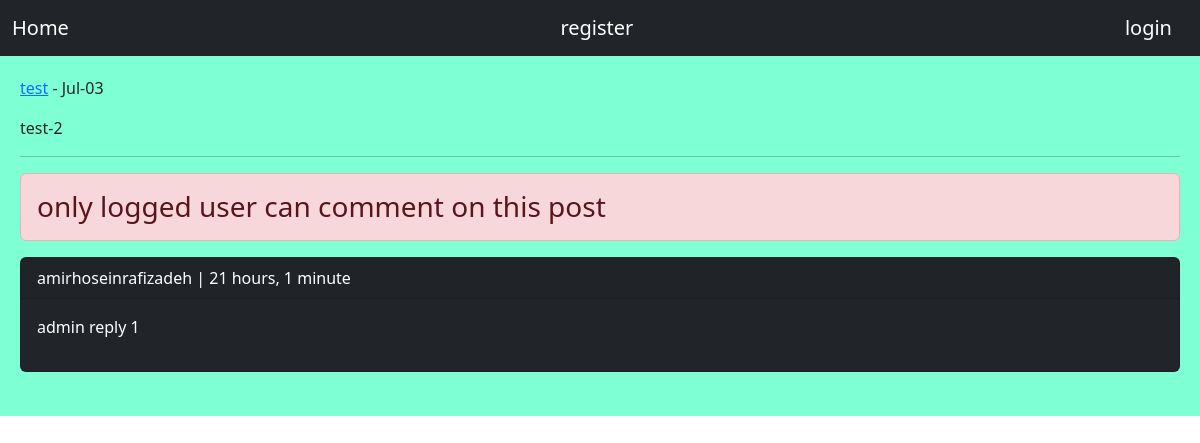
Before: /post/16/test-2/ with the older database file.
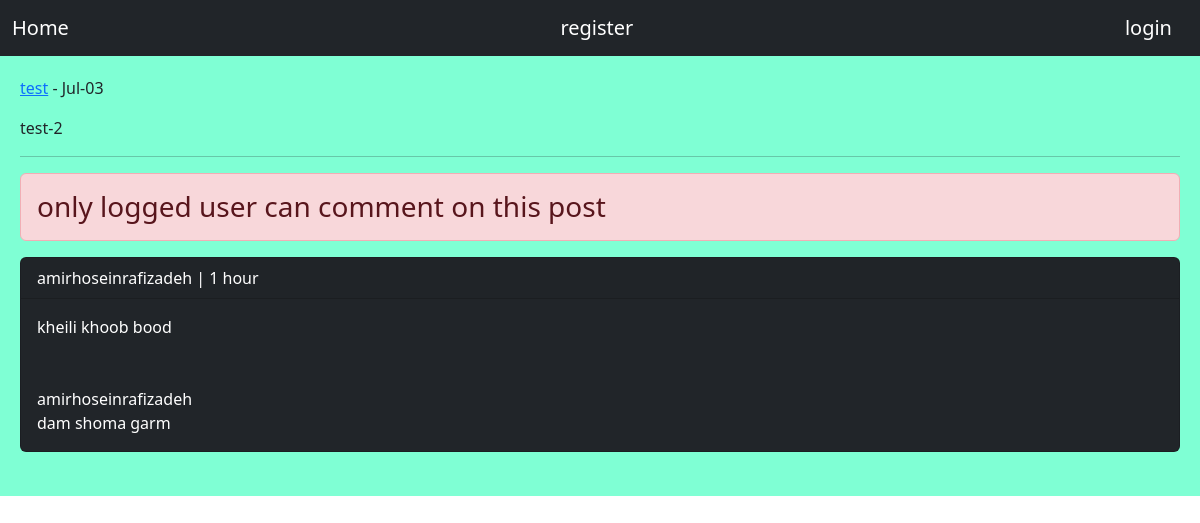
After: the same page with the newer database file.
### home/models.py (models this page shows, shortened)
class Posts(models.Model):
    user = models.ForeignKey(User, on_delete=models.CASCADE, related_name='posts')
    body = models.TextField()
    slug = models.SlugField()
    created = models.DateTimeField(auto_now_add=True)
    updated = models.DateTimeField(auto_now=True)
    class Meta:
        ordering = ['-created']

class comments(models.Model):
    user = models.ForeignKey(User, on_delete=models.CASCADE, related_name='user_comments')
    post = models.ForeignKey(Posts, on_delete=models.CASCADE, related_name='post_comments')
    reply = models.ForeignKey('self', on_delete=models.CASCADE, related_name='reply_comments', null=True, blank=True)
    is_reply = models.BooleanField(default=False)
    body = models.TextField(max_length=100)
    created = models.DateTimeField(auto_now_add=True)

### home/views.py (the view, shortened to what this page needs)
# urls.py: path('post/<int:post_id>/<slug:post_slug>/', views.PostDetailView.as_view(), name='post_detail'),
class PostDetailView(View):
    form_class = CommentCreateForm
    form_class_reply = CommentReplyForm
    def setup(self, request, *args, **kwargs):
        self.post_instance = get_object_or_404(Posts, pk=kwargs['post_id'], slug=kwargs['post_slug'])
        return super().setup(request, *args, **kwargs)
    def get(self, request, *args, **kwargs):
        comments = self.post_instance.post_comments.filter(is_reply=False)
        return render(request, 'home/detail.html', {'post': self.post_instance, 'comments': comments, 'form':self.form_class, 'reply_form':self.form_class_reply})

### home/templates/home/detail.html (shortened to what this page needs)
{%extends 'base.html'%}
{%block content%}
<p><a href="{% url 'account:user_profile' post.user.id %}">{{ post.user.username }}</a> - {{ post.updated|date:"M-d" }}</p>
<p>{{ post.body }}</p><hr>
{% if request.user.is_authenticated %}
<form action="" method="post">
    {% csrf_token %}
    {{form.as_p}}
    <input type="submit" value="SEND">
</form><br>
{% else %}
<h3 class="alert alert-danger">only logged user can comment on this post</h3>
{% endif %}
{% for comment in comments %}
    <div class="card bg-dark text-white">
        <p class="card-header">{{comment.user}} | {{comment.created|timesince}}</p>
        <p class="card-body">{{comment.body}}</p>
        {% with replies=comment.reply_comments.all %}
        {% for reply in replies %}
            <p class="br-info p-2 m-2 ">{{ reply.user }}<br>{{ reply.body }}</p>
        {% endfor %}
        {% endwith %}
    </div><br>
{% empty %}
<p class="card bg-dark text-white">No comments</p>
{% endfor %}
{%endblock%}

### templates/base.html (shortened to what this page needs)
<!DOCTYPE html>
<html lang="en">
<head>
    <link href="https://cdn.jsdelivr.net/npm/bootstrap@5.3.7/dist/css/bootstrap.min.css" rel="stylesheet">
</head>
<body>
    {%include 'include/navbar.html'%}
    <div class="amir">
    {%block content%}{%endblock%}
    </div>
</body>
</html>

### templates/include/navbar.html
<nav class="navbar navbar-expand-lg navbar-dark bg-dark">
    <div class="container-fluid">
        <a class="navbar-brand" active href="{%url 'home:home'%}">Home</a>
        {% if request.user.is_authenticated %}
        <a class="navbar-brand" active href="{%url 'account:user_logout'%}">logout</a>
        <a class="navbar-brand" active href="{%url 'account:user_profile' request.user.id%}">profile</a>
        {% else %}
        <a class="navbar-brand" active href="{%url 'account:user_register'%}">register</a>
        <a class="navbar-brand" active href="{%url 'account:user_login'%}">login</a>
        {% endif %}
    </div>
</nav>

### templates/base.html (style rules this page uses)
.amir { padding: 20px; margin-bottom: 20px; background-color: aquamarine; }

Changed rows visible on the page:
removed comments: user "amirhoseinrafizadeh", created "21 hours, 1 minute", body "admin reply 1", shown under "only logged user can comment on this post"
added comments: user "amirhoseinrafizadeh", created "1 hour", body "kheili khoob bood", shown under "only logged user can comment on this post"
added comments: user "amirhoseinrafizadeh", body "dam shoma garm"
